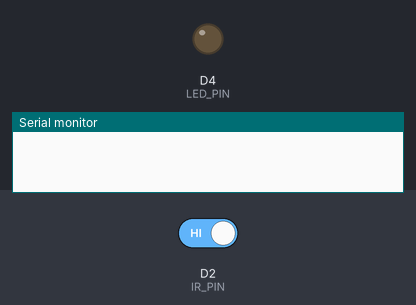
The sketch below on a simulated ESP8266 (NodeMCU). Parts: output pins drawn as LEDs (lit = HIGH), the last lines printed to the serial monitor. Inputs (shaded band) come from the test bench; at power-on: D2 (IR_PIN) HIGH.

Above: at 1.2 s.
1.3 s: D2 (IR_PIN) driven LOW
At 2.26 s:
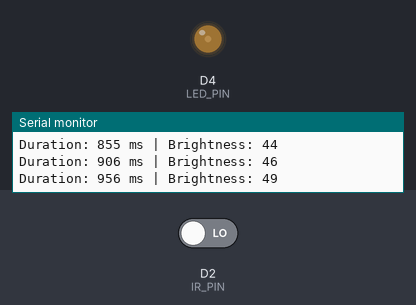
At 7.3 s:
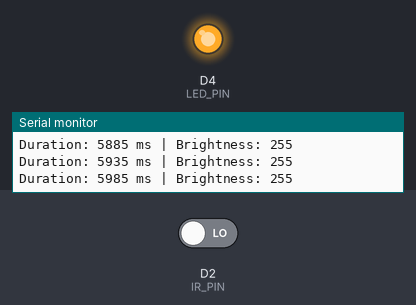
Timing chart, 0 to 8.8 s (numbered marks = the images above; inputs shaded):
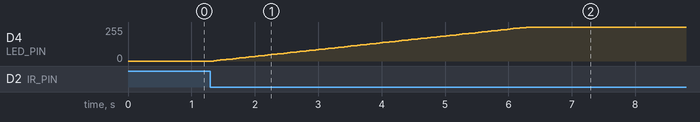

Measured:
- after the input at 1.3 s, D4 (LED_PIN): moves from 0/255 to 255/255 over 5.0 s, starting after 0.05 s

The sketch:

sketch_jun19b.ino
```cpp
int IR_PIN = D2;
int LED_PIN = D4;

unsigned long gestureStart = 0;
bool gestureInProgress = false;

void setup() {
  Serial.begin(9600);
  pinMode(LED_PIN, OUTPUT);
  pinMode(IR_PIN, INPUT);
}

void loop() {
  int irData = digitalRead(IR_PIN);

  if (irData == 0) { // Object detected
    if (!gestureInProgress) {
      gestureStart = millis();
      gestureInProgress = true;
      Serial.println("Object detected...");
    }

    // Calculate how long object has been present
    unsigned long duration = millis() - gestureStart;

    // Map duration to PWM range (0–255), maxing out at 5 seconds (5000 ms)
    int brightness = map(min(duration, 5000UL), 0, 5000, 0, 255);

    analogWrite(LED_PIN, brightness);
    Serial.print("Duration: ");
    Serial.print(duration);
    Serial.print(" ms | Brightness: ");
    Serial.println(brightness);

  } else { // No object
    gestureInProgress = false;
    analogWrite(LED_PIN, 0); // Turn off LED
  }

  delay(50);
}
```
